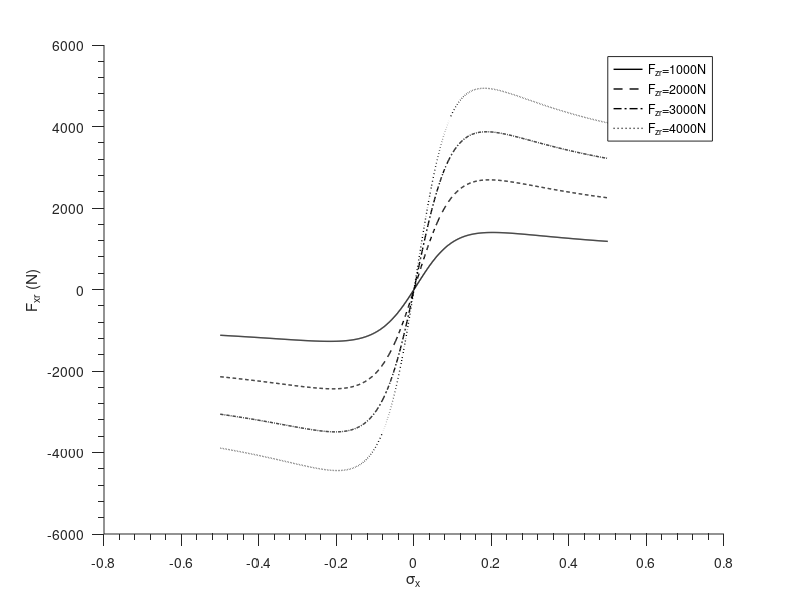

This figure's MATLAB source:

%THIS COE IS FOR PURE LONGI (PACEJKA 2006)
clear;

%///////////A free-trajectory, Veneri (2020) Veh Sys Dyn
Fz0=3500;%Newton
pKx1=30.5;
pKx3=0.2766;
pDx1=1.8757;
pDx2=-0.127;
lambda_ux=0.8 %0.93;
pCx1=1.6935;
pEx1=0.07708;
alpha_r=0.1;

%%///////////The effect of Veneri (2021) Veh Sys Dyn
% Fz0=809;%Newton
% pKx1=39.06;
% pKx3=-0.23;
% pDx1=-1.20;
% pDx2=0.71;
% lambda_ux=1.00;
% pCx1=2.31;
% pEx1=1.00;

NormalizedFxr1000=[];
NormalizedFxr2000=[];
NormalizedFxr3000=[];
NormalizedFxr4000=[];
Fxr1000=[];
Fxr2000=[];
Fxr3000=[];
Fxr4000=[];
Sigma_x1000=[];
Sigma_x2000=[];
Sigma_x3000=[];
Sigma_x4000=[];

for sigma_x=-0.5:0.001:0.5
    Fzr=1000;
    %Fz0=8/5*Fzr;
    dfzr1000=(Fzr-Fz0)/Fz0;
    Ex=pEx1;
    Cx=pCx1;
    Dx=(pDx1+pDx2*dfzr1000)*lambda_ux;
    Kx=Fzr*pKx1*2.71^(pKx3*dfzr1000);
    Bx=Kx/Cx/Dx/Fzr;
    %sigma_x=k/(1+k);
    k=sigma_x/(1-sigma_x);
    sigma_y=tan(alpha_r)/(1+k);
    sigma=sqrt(sigma_x^2+sigma_y^2);
    Fxr = Fzr*(sigma_x/sigma)*Dx*sin(Cx*atan(Bx*sigma-Ex*(Bx*sigma-atan(Bx*sigma))));
    NormFxr=Fxr/Fzr;
    NormalizedFxr1000=[NormalizedFxr1000;NormFxr];
    Fxr1000=[Fxr1000;Fxr];
    Sigma_x1000=[Sigma_x1000;sigma_x];
end

for sigma_x=-0.5:0.001:0.5
    Fzr=2000;
    %Fz0=1.2*8/5*Fzr;
    dfzr2000=(Fzr-Fz0)/Fz0;
    Ex=pEx1;
    Cx=pCx1;
    Dx=(pDx1+pDx2*dfzr2000)*lambda_ux;
    Kx=Fzr*pKx1*2.71^(pKx3*dfzr2000);
    Bx=Kx/Cx/Dx/Fzr;
    %sigma_x=k/(1+k);
    k=sigma_x/(1-sigma_x);
    sigma_y=tan(alpha_r)/(1+k);
    sigma=sqrt(sigma_x^2+sigma_y^2);
    Fxr = Fzr*(sigma_x/sigma)*Dx*sin(Cx*atan(Bx*sigma-Ex*(Bx*sigma-atan(Bx*sigma))));
    NormFxr=Fxr/Fzr;
    NormalizedFxr2000=[NormalizedFxr2000;NormFxr];
    Fxr2000=[Fxr2000;Fxr];
    Sigma_x2000=[Sigma_x2000;sigma_x];
end

for sigma_x=-0.5:0.001:0.5
    Fzr=3000;
    %Fz0=1.2*1.2*8/5*Fzr;
    dfzr3000=(Fzr-Fz0)/Fz0;
    Ex=pEx1;
    Cx=pCx1;
    Dx=(pDx1+pDx2*dfzr3000)*lambda_ux;
    Kx=Fzr*pKx1*2.71^(pKx3*dfzr3000);
    Bx=Kx/Cx/Dx/Fzr;
    %sigma_x=k/(1+k);
    k=sigma_x/(1-sigma_x);
    sigma_y=tan(alpha_r)/(1+k);
    sigma=sqrt(sigma_x^2+sigma_y^2);
    Fxr = Fzr*(sigma_x/sigma)*Dx*sin(Cx*atan(Bx*sigma-Ex*(Bx*sigma-atan(Bx*sigma))));
    NormFxr=Fxr/Fzr;
    NormalizedFxr3000=[NormalizedFxr3000;NormFxr];
    Fxr3000=[Fxr3000;Fxr];
    Sigma_x3000=[Sigma_x3000;sigma_x];
end

for sigma_x=-0.5:0.001:0.5
    Fzr=4000;
    %Fz0=x^n*8/5*Fzr;
    dfzr4000=(Fzr-Fz0)/Fz0;
    Ex=pEx1;
    Cx=pCx1;
    Dx=(pDx1+pDx2*dfzr4000)*lambda_ux;
    Kx=Fzr*pKx1*2.71^(pKx3*dfzr4000);
    Bx=Kx/Cx/Dx/Fzr;
    %sigma_x=k/(1+k);
    k=sigma_x/(1-sigma_x);
    sigma_y=tan(alpha_r)/(1+k);
    sigma=sqrt(sigma_x^2+sigma_y^2);
    Fxr = Fzr*(sigma_x/sigma)*Dx*sin(Cx*atan(Bx*sigma-Ex*(Bx*sigma-atan(Bx*sigma))));
    NormFxr=Fxr/Fzr;
    NormalizedFxr4000=[NormalizedFxr4000;NormFxr];
    Fxr4000=[Fxr4000;Fxr];
    Sigma_x4000=[Sigma_x4000;sigma_x];
end
% disp(["dfzr1000",dfzr1000]);
% disp(["dfzr2000",dfzr2000]);
% disp(["dfzr3000",dfzr3000]);
% disp(["dfzr4000",dfzr4000]);

% hold off;
% plot(Sigma_x1000, NormalizedFxr1000, ...
%     'LineWidth'       , 1           , ...
%     'LineStyle'       , '-'        , ...
%     'Color'           , 'r'         );
% hold on
% plot(Sigma_x2000, NormalizedFxr2000, ...
%     'LineWidth'       , 1           , ...
%     'LineStyle'       , '-'        , ...
%     'Color'           , 'g'         );
% hold on
% plot(Sigma_x3000, NormalizedFxr3000, ...
%     'LineWidth'       , 1           , ...
%     'LineStyle'       , '-'        , ...
%     'Color'           , 'b'         );
% hold on
% plot(Sigma_x4000, NormalizedFxr4000, ...
%     'LineWidth'       , 1           , ...
%     'LineStyle'       , '-'        , ...
%     'Color'           , 'c'         );
% h=legend('F_{zr}=1000N', 'F_{zr}=2000N','F_{zr}=3000N','F_{zr}=4000N');
% % %axis equal;
% 
% % set(gcf, 'PaperPositionMode', 'auto');
% % print trajectory_all.jpg '-bestfit'
% % close;
% 
% %Title  = title ('Lateral tire force');
% XLabel = xlabel('\sigma_x'         );
% YLabel = ylabel('F_{xr} (N)'         );
% set(gca,'Box'         , 'off'     , ...
%     'TickDir'     , 'out'     , ...
%     'TickLength'  , [0.020 0.020] , ...
%     'XMinorTick'  , 'on'      , ...
%     'YMinorTick'  , 'on'      , ...
%     'YGrid'       , 'on'      ,...
%   'XGrid'       , 'on'  );
% % yticks([-50 0 50 ])



hold off;
plot(Sigma_x1000, Fxr1000, ...
    'LineWidth'       , 1           , ...
    'LineStyle'       , '-'        , ...
    'Color'           , 'k'         );
hold on
plot(Sigma_x2000, Fxr2000, ...
    'LineWidth'       , 1           , ...
    'LineStyle'       , '--'        , ...
    'Color'           , 'k'         );
hold on
plot(Sigma_x3000, Fxr3000, ...
    'LineWidth'       , 1           , ...
    'LineStyle'       , '-.'        , ...
    'Color'           , 'k'         );
hold on
plot(Sigma_x4000, Fxr4000, ...
    'LineWidth'       , 1           , ...
    'LineStyle'       , ':'        , ...
    'Color'           , 'k'         );
h=legend('F_{zr}=1000N', 'F_{zr}=2000N','F_{zr}=3000N','F_{zr}=4000N');
% %axis equal;

% set(gcf, 'PaperPositionMode', 'auto');
% print trajectory_all.jpg '-bestfit'
% close;

%Title  = title ('Lateral tire force');
XLabel = xlabel('\sigma_x'         );
YLabel = ylabel('F_{xr} (N)'         );
set(gca,'Box'         , 'off'     , ...
    'TickDir'     , 'out'     , ...
    'TickLength'  , [0.020 0.020] , ...
    'XMinorTick'  , 'on'      , ...
    'YMinorTick'  , 'on'      , ...
    'YGrid'       , 'off'      ,...
  'XGrid'       , 'off'  );
% yticks([-50 0 50 ])

